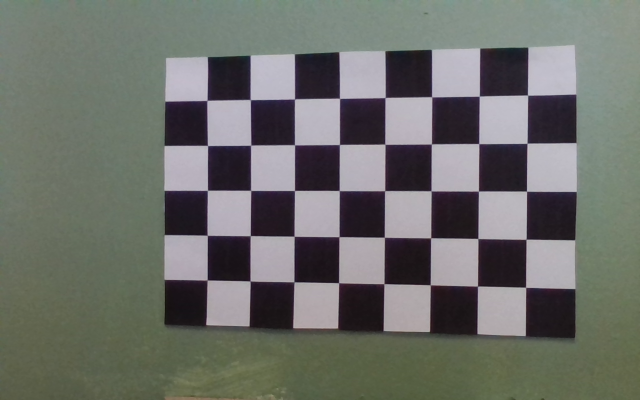
#> input picture calibration_images/left_1.png, 1280 x 800 px (shown at 1/2 size); its folder holds 4 pictures in this run
$ python calibrate_cam.py
#> lines starting #> are read from the running program, lines starting #| are printed output that depends on the picture; pictures that were not available may be replaced by others from this repository, and a replacement may not be noted
import cv2
import numpy as np

# Settings
chessboard_size = (8, 5)
square_size = 0.028  # Size of a square in meters
criteria = (cv2.TERM_CRITERIA_EPS + cv2.TERM_CRITERIA_MAX_ITER, 30, 0.001)

# Arrays to store 3D points and 2D image points
obj_points = []  # 3D points in real world
img_points_left = []  # 2D points in left camera
img_points_right = []  # 2D points in right camera

# Create object points for the chessboard
objp = np.zeros((chessboard_size[0] * chessboard_size[1], 3), np.float32)
objp[:, :2] = np.mgrid[0:chessboard_size[0], 0:chessboard_size[1]].T.reshape(-1, 2)
objp *= square_size

# Detect chessboard corners
for i in range(1, 7):
    left = cv2.imread(f"calibration_images/left_{i}.png")
#> left is the input picture: shape (800, 1280, 3); mean B, G, R 106.1, 111.1, 108.8
    right = cv2.imread(f"calibration_images/right_{i}.png")

    gray_left = cv2.cvtColor(left, cv2.COLOR_BGR2GRAY)
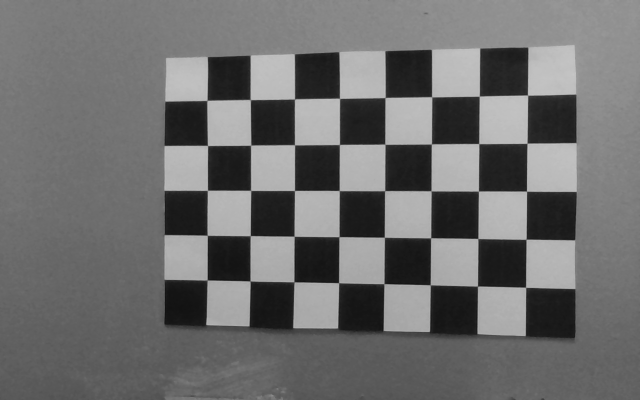
#> gray_left: shape (800, 1280) (shown at 1/2 size); min 14, max 199, mean 109.7
    gray_right = cv2.cvtColor(right, cv2.COLOR_BGR2GRAY)

    flags = cv2.CALIB_CB_ADAPTIVE_THRESH + cv2.CALIB_CB_NORMALIZE_IMAGE + cv2.CALIB_CB_FAST_CHECK
    ret_left, corners_left = cv2.findChessboardCorners(gray_left, chessboard_size, flags)
#> ret_left = True; corners_left = 40 rows, first 8: [1051.7, 575.2], [955.5, 572.8], [860.8, 570.5], [768, 568.2], [677.6, 565.8], [595, 557], [493, 555], [414.6, 560.6]
    ret_right, corners_right = cv2.findChessboardCorners(gray_right, chessboard_size, flags)
#> ret_right = True; corners_right has the same summary as corners_left

    if ret_left and ret_right:
        obj_points.append(objp)
        img_points_left.append(corners_left)
        img_points_right.append(corners_right)
#> pass 2 of the loop `for i in range(1, 7):`:
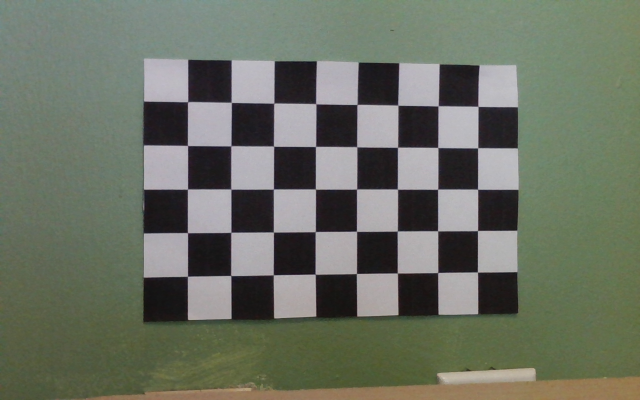
#> input picture calibration_images/left_2.png, 1280 x 800 px (shown at 1/2 size)
#> left is the input picture: shape (800, 1280, 3); mean B, G, R 99.4, 112.9, 107.2
#> `gray_left = cv2.cvtColor(left, cv2.COLOR_BGR2GRAY)`:
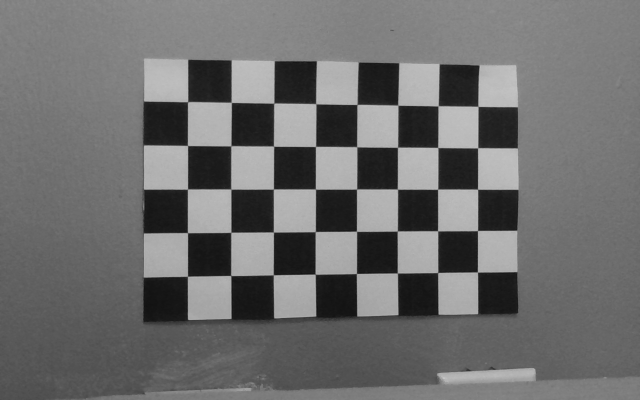
#> gray_left: shape (800, 1280) (shown at 1/2 size); min 14, max 204, mean 109.6
#> corners_left = 40 rows, first 8: [955.5, 544.5], [875.8, 545.5], [795, 546.6], [721, 541], [624, 541], [555, 543], [455, 544], [375.4, 552.9]
#> corners_right has the same summary as corners_left
#> pass 3 of the loop `for i in range(1, 7):`:
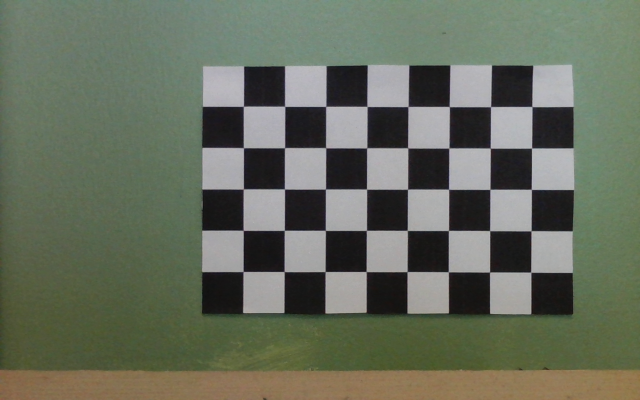
#> input picture calibration_images/left_3.png, 1280 x 800 px (shown at 1/2 size)
#> left is the input picture: shape (800, 1280, 3); mean B, G, R 93.7, 109.4, 102.9
#> `gray_left = cv2.cvtColor(left, cv2.COLOR_BGR2GRAY)`:
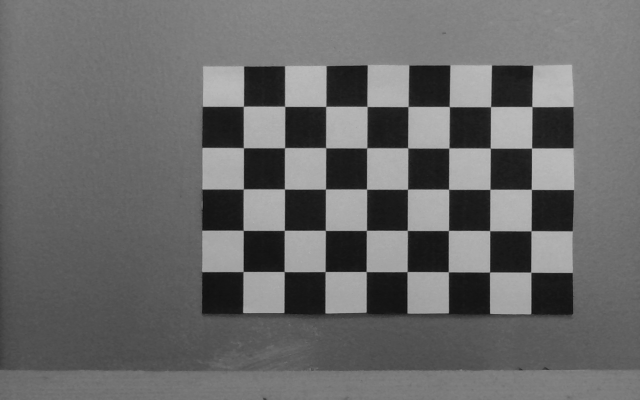
#> gray_left: shape (800, 1280) (shown at 1/2 size); min 13, max 192, mean 105.6
#> corners_left = 40 rows, first 8: [1061.9, 544.6], [979.7, 544.7], [897.1, 544.2], [822, 537], [726, 536], [658, 537], [562, 536], [486.8, 543.5]
#> (the run stopped early here; a loop or call above may not have finished)
